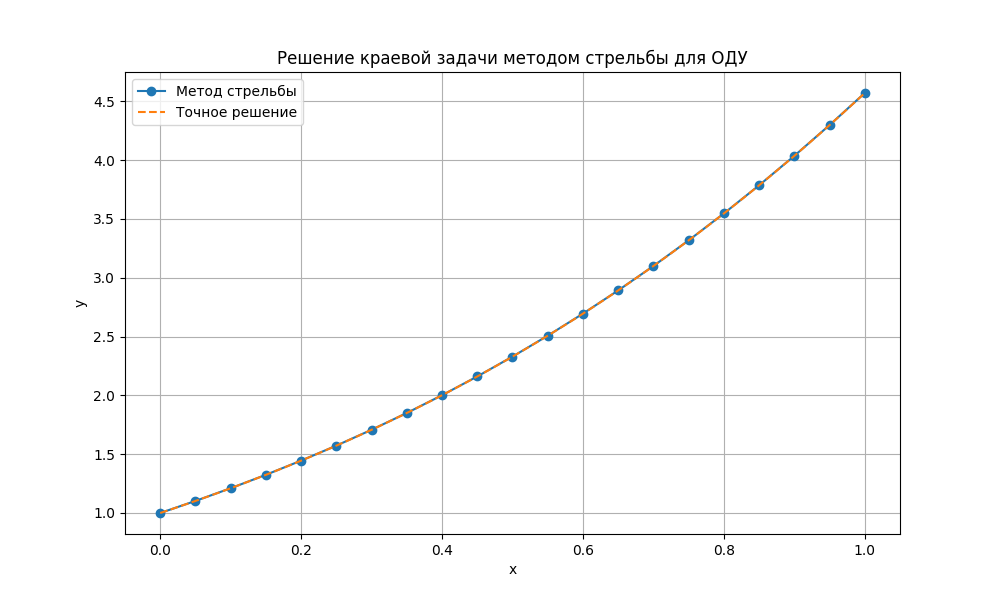

The script that saved this image:
#РЕШЕНИЕ КРАЕВОЙ ЗАДАЧИ ДЛЯ ОДУ 2 ПОРЯДКА МЕТОДОМ СТРЕЛЬБЫ

import numpy as np
import matplotlib.pyplot as plt
from math import pi
from lab1.progonka import progonka



# (x**2+1)y''-2y=0 
#  y'(0)=2 
#  y(1)=  3 + pi/2 
# Точное решение:
# y(x) = x**2 + x + 1 + (x**2 + 1)*arctg(x)


def generate_points(a, b, h):
    points = []
    current = a
    while current < b:
        points.append(current)
        current += h
    points.append(b)
    return points

# Метод Рунге – Ромберга
def runge_romberg(y_h, y_h2, p):
    return [(abs(yh - yh2) / (2**p - 1)) for yh, yh2 in zip(y_h, y_h2)]

# Правая часть уравнения y'' = (2*y)/(x^2 + 1)
def f(x, y1, y2):
    return (2 * y1) / (x**2 + 1)

# Точное решение
def exact_solution(x):
    return x**2 + x + 1 + (x**2 + 1) * np.arctan(x)

def runge_kutta_method(a, b, h, y1_0, y2_0):
    xs = generate_points(a, b, h)
    y1s = [y1_0]
    y2s = [y2_0]
    for i in range(1, len(xs)):
        x = xs[i - 1]
        y1 = y1s[-1]
        y2 = y2s[-1]

        k1 = h * y2
        l1 = h * f(x, y1, y2)

        k2 = h * (y2 + l1 / 2)
        l2 = h * f(x + h / 2, y1 + k1 / 2, y2 + l1 / 2)

        k3 = h * (y2 + l2 / 2)
        l3 = h * f(x + h / 2, y1 + k2 / 2, y2 + l2 / 2)

        k4 = h * (y2 + l3)
        l4 = h * f(x + h, y1 + k3, y2 + l3)

        y1_next = y1 + (k1 + 2 * k2 + 2 * k3 + k4) / 6
        y2_next = y2 + (l1 + 2 * l2 + 2 * l3 + l4) / 6

        y1s.append(y1_next)
        y2s.append(y2_next)

    return xs, y1s

#  Метод стрельбы с использованием РК4
# Сводим краевую задачу к последовательности задач Коши. Цель: Решив задачу Коши на левом краю, прийти к правильному значению на правом краю
#alpha = y(0)
# beta = y(1)
def shooting_method(h, alpha, beta, a=0, b=1):
    #введем функцию для того, чтобы решать задачу Коши для alpha = y(0) и s = y'(0) 
    #формула 4.33
    def phi(s): 
        xs, ys = runge_kutta_method(a, b, h, alpha, s)
        return ys[-1] - beta

    # Метод секущих, хотим приблизиться к phi() = 0
    s0, s1 = 0, 5
    for iter in range(20):
        f0, f1 = phi(s0), phi(s1)
        if abs(f1) < 1e-10:
            break
        #формула 4.34 перехода к следующему шагу
        s2 = s1 - f1 * (s1 - s0) / (f1 - f0)
        s0, s1 = s1, s2

    return iter, runge_kutta_method(a, b, h, alpha, s1)


# 🔎 Основной блок
h1 = 0.1
h2 = h1 / 2

# Метод стрельбы
x1, y1 = shooting_method(h1, alpha=1, beta=3 + pi / 2)[1]
x2, y2 = shooting_method(h2, alpha=1, beta=3 + pi / 2)[1]
rr_shooting = runge_romberg(y2[::2], y1, 4)

iter = shooting_method(h1, alpha=1, beta=3 + pi / 2)[0]

# Конечно-разностный метод
# xf1, yf1 = finite_difference_method(h1)
# xf2, yf2 = finite_difference_method(h2)
# rr_fd = runge_romberg(yf2[::2], yf1, 2)

# Точное решение
x_exact = np.linspace(0, 1, 100)
y_exact = exact_solution(x_exact)

plt.figure(figsize=(10, 6))
plt.plot(x2, y2, label='Метод стрельбы', marker='o')

# plt.plot(xf1, yf1, label='Конечно-разностный метод', marker='s')

plt.plot(x_exact, y_exact, label='Точное решение', linestyle='--')
plt.legend()
plt.grid()
plt.xlabel('x')
plt.ylabel('y')
plt.title('Решение краевой задачи методом стрельбы для ОДУ')
plt.show()
plt.savefig('4_2_shooting')

for i in range(len(x1) - 1):
    y_true = exact_solution(x1[i])
    print(f"x = {x1[i]}")
    print(f"y_true = {y_true}")
    print(f"y_shooting = {y1[i]}")
    print(f"abs error = {abs(y_true - y1[i])}")
    print(f"Runge-Romberg error = {rr_shooting[i]}\n\n")


# 📋 Погрешности
# print("Погрешность метод стрельбы по Рунге-Ромбергу):")
# print(rr_shooting)
# print("Количество итераций стрельбы:", iter)


# print("\nПогрешность (конечно-разностный метод, Рунге-Ромберг):")
# print(rr_fd)
